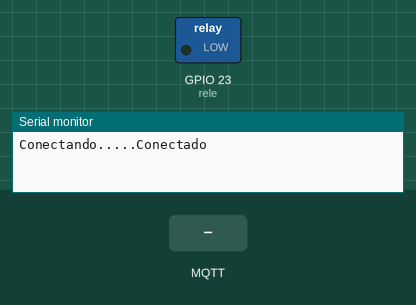
Recording of a sketch running on a simulated ESP32. On the bench: switched loads named in the sketch (green lamp = pin HIGH), the last lines printed to the serial monitor. The inputs (shaded band) are chosen by the test bench. WiFi joins after 1.5 s; servers stay silent unless stated; no MQTT or app messages arrive unless stated.

Above: at 2.7 s.
2.8 s: MQTT message "1" arrives on the first subscribed topic
At 3.2 s:
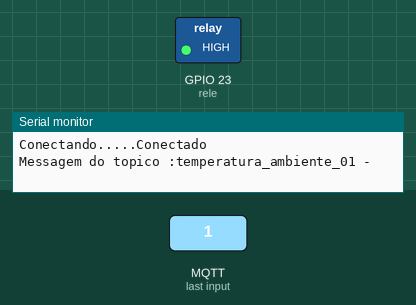
5.3 s: MQTT message "1" arrives on the second subscribed topic
At 7.1 s:
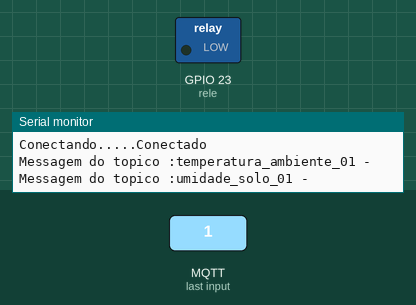
Timing chart, 0 to 8.6 s (numbered marks = the images above; inputs shaded):
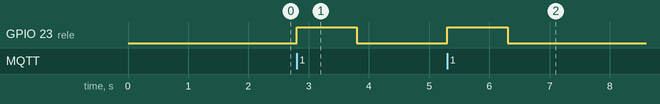

The sketch:

Exemplo_ESP32_WiFi_Mosquitto_Assinando_2_Topicos.ino
```cpp
#include <WiFi.h>
#include <PubSubClient.h>

const char* ssid = "INOVUERJ_LACIPI";
const char* password =  "feudodoinov";
//const char* mqtt_server = "192.168.1.65";      // Endereço do Mosquitto - Broker
const char* mqtt_server = "test.mosquitto.org";      // Endereço do Mosquitto - Broker
int rele = 23;
WiFiClient espClient;
PubSubClient client(espClient);

void setup(){
   pinMode(rele,OUTPUT);
   Serial.begin(115200);
   WiFi.begin(ssid,password);
    while (WiFi.status() != WL_CONNECTED) {
          delay(500);
    }
   client.setServer(mqtt_server, 1883);  // Conecta-se a porta 1883 do Mosquitto
   client.setCallback(callback);           // Indica o nome da função que vai tratar o retorno
}
void reconnect() {
   while (!client.connected()) {
     Serial.print("Conectando.....");
         if (client.connect("ESP32 Assinando")) {     // Trocar pela sua identificação
          Serial.println("Conectado");
          client.subscribe("temperatura_ambiente_01");        // Assinando
          client.subscribe("umidade_solo_01");        // Assinando
   } else {
          Serial.print("failed, rc=");
          Serial.print(client.state());
          delay(5000);
  }
 }
}
void callback(char* topic, byte* payload, unsigned int length) {
  String valorTemperatura;
  String valorUmidade;
  Serial.print("Messagem do topico :");
  Serial.print(topic);
  Serial.print(" - ");
  digitalWrite(rele,HIGH);
  delay(1000);
  digitalWrite(rele,LOW);
  delay(1000);
}

void loop(){
   if (!client.connected()) {
      reconnect();
   }
   client.loop();
}
```

Measured:
- after the input at 2.8 s, GPIO 23 (rele): LOW → HIGH at once, → LOW 1.0 s later
- after the input at 5.3 s, GPIO 23 (rele): LOW → HIGH at once, → LOW 1.0 s later
